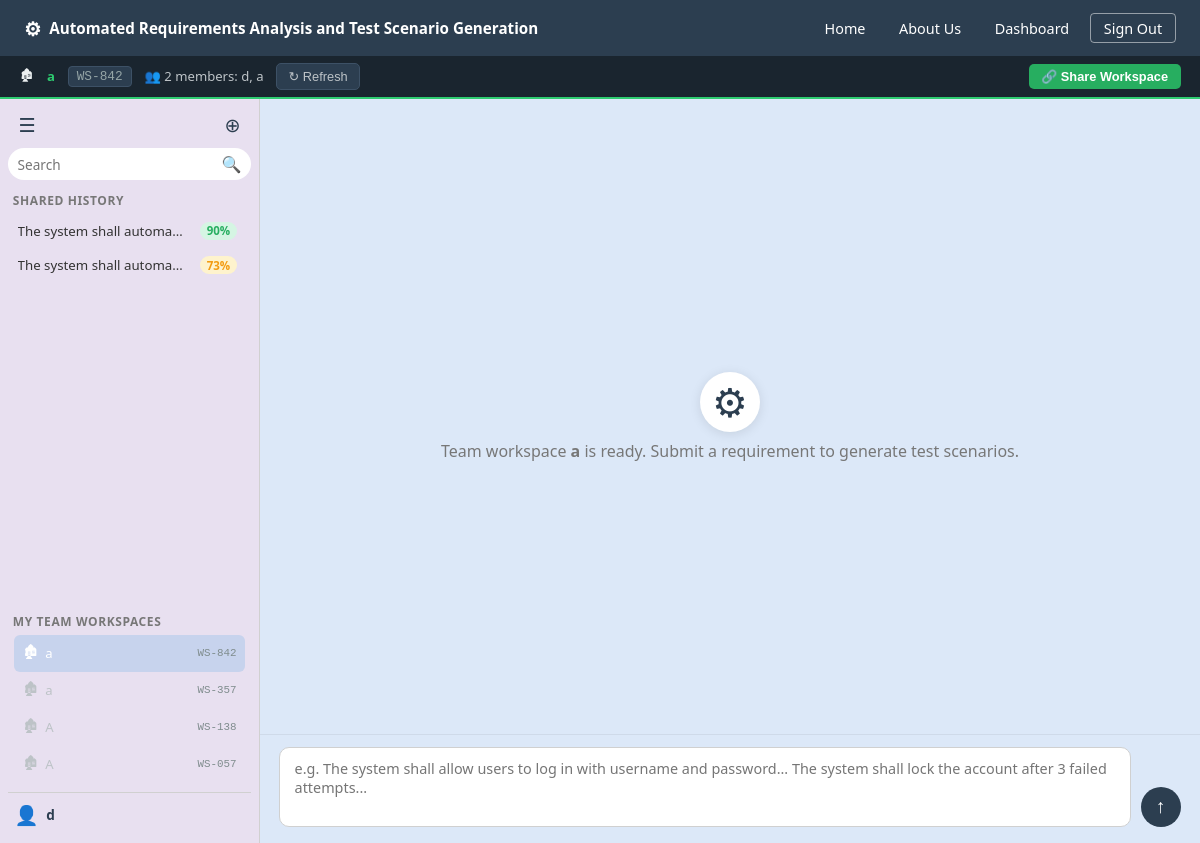
The app's page /workspace/WS-842/ (signed in), older data.
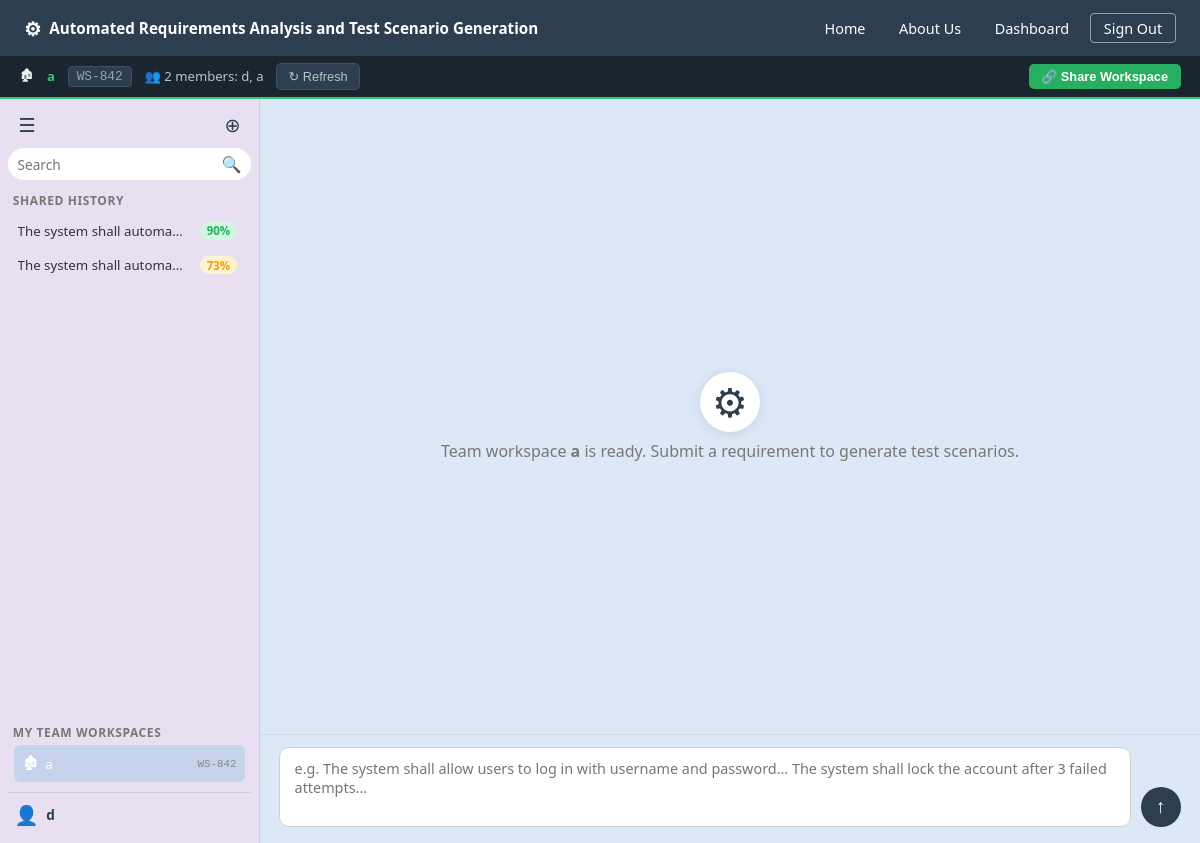
The same page, newer data.
### core/models.py (models this page shows, shortened)
class Workspace(models.Model):
    workspace_id = models.CharField(max_length=20, unique=True)
    name = models.CharField(max_length=200, default='Team Workspace')
    owner = models.ForeignKey(User, on_delete=models.CASCADE, related_name='owned_workspaces')
    created_at = models.DateTimeField(auto_now_add=True)

class WorkspaceMembership(models.Model):
    ROLE_CHOICES = [('owner', 'Owner'), ('member', 'Member')]
    workspace = models.ForeignKey(Workspace, on_delete=models.CASCADE, related_name='memberships')
    user = models.ForeignKey(User, on_delete=models.CASCADE, related_name='workspace_memberships')
    role = models.CharField(max_length=20, choices=ROLE_CHOICES, default='member')
    joined_at = models.DateTimeField(auto_now_add=True)
    class Meta:
        unique_together = ['workspace', 'user']

class AnalysisSession(models.Model):
    user = models.ForeignKey(User, on_delete=models.CASCADE, related_name='sessions')
    workspace = models.ForeignKey(
        Workspace, on_delete=models.SET_NULL, null=True, blank=True, related_name='sessions'
    )
    title = models.CharField(max_length=200, default='New Analysis')
    requirements_text = models.TextField()
    suggested_requirement = models.TextField(blank=True, default='')
    team_notes = models.TextField(blank=True, default='')
    accuracy_score = models.IntegerField(default=0)
    is_pinned = models.BooleanField(default=False)
    created_at = models.DateTimeField(auto_now_add=True)
    requirement_id = models.CharField(max_length=20, blank=True, default='')
    extracted_info = models.TextField(blank=True, default='{}')
    clarity_score = models.IntegerField(default=0)
    completeness_score = models.IntegerField(default=0)
    testability_score = models.IntegerField(default=0)
    severity = models.CharField(max_length=10, blank=True, default='')
    class Meta:
        ordering = ['-is_pinned', '-created_at']
    def get_score_color(self):
        if self.accuracy_score >= 80:
            return 'green'
        elif self.accuracy_score >= 60:
            return 'orange'
        else:
            return 'red'

### core/views.py (the view)
# urls.py: path('workspace/<str:workspace_id>/', views.shared_workspace_view, name='shared_workspace'),
@login_required
def shared_workspace_view(request, workspace_id):
    workspace = get_object_or_404(Workspace, workspace_id=workspace_id)
    membership, just_joined = WorkspaceMembership.objects.get_or_create(
        workspace=workspace,
        user=request.user,
        defaults={'role': 'member'},
    )
    history = AnalysisSession.objects.filter(
        workspace=workspace
    ).order_by('-is_pinned', '-created_at')
    members = WorkspaceMembership.objects.filter(
        workspace=workspace
    ).select_related('user')
    return render(request, 'workspace.html', {
        'history': history,
        'workspace': workspace,
        'members': members,
        'just_joined': just_joined,
        'my_workspaces': _my_workspaces(request.user),
    })

### core/views.py (called while the page is built)
def _my_workspaces(user):
    return Workspace.objects.filter(
        memberships__user=user
    ).distinct().order_by('-created_at')

### core/templates/workspace.html (shortened to what this page needs)
{% extends 'base.html' %}
{% load static %}
{% block body %}
<nav class="navbar">
    <div class="navbar-brand">
        <span class="brand-icon">⚙</span>
        Automated Requirements Analysis and Test Scenario Generation
    </div>
    <ul class="navbar-links">
        <li><a href="{% url 'home' %}">Home</a></li>
        <li><a href="{% url 'about' %}">About Us</a></li>
        <li><a href="{% url 'dashboard' %}">Dashboard</a></li>
        <li><a href="{% url 'logout' %}" class="btn btn-outline">Sign Out</a></li>
    </ul>
</nav>
{% if workspace %}
<div class="collab-bar">
    <span>&#127962;</span>
    <span class="ws-name">{{ workspace.name }}</span>
    <span class="ws-id-badge">{{ workspace.workspace_id }}</span>
    <span class="ws-members">&#128101; {{ members|length }} member{{ members|length|pluralize }}:
        {% for m in members %}{{ m.user.username }}{% if not forloop.last %}, {% endif %}{% endfor %}
    </span>
    <button class="btn-refresh-ws" onclick="window.location.reload()">&#8635; Refresh</button>
    <button class="btn-share-ws" id="shareWorkspaceBtn"
            data-url="/workspace/{{ workspace.workspace_id }}/">
        &#128279; Share Workspace
    </button>
</div>
{% endif %}
<div class="workspace-layout">
    <aside class="sidebar" id="sidebar">
        <div class="sidebar-header">
            <button class="btn-icon" id="toggleSidebar" title="Toggle Sidebar">☰</button>
            <button class="btn-icon" id="newSession" title="New Session">⊕</button>
        </div>
        <div class="sidebar-search">
            <input type="text" id="historySearch" placeholder="Search">
            <span>🔍</span>
        </div>
        <div class="sidebar-section-label">
            {% if workspace %}Shared History{% else %}History{% endif %}
        </div>
        <ul class="history-list" id="historyList">
            {% for session in history %}
            <li class="history-item {% if session.is_pinned %}pinned{% endif %}"
                data-session-id="{{ session.id }}"
                data-pinned="{{ session.is_pinned|yesno:'true,false' }}">
                <span class="history-title">
                    {% if session.is_pinned %}<span class="pin-indicator">&#128204;</span>{% endif %}{{ session.title|truncatechars:24 }}
                </span>
                <div class="history-item-right">
                    <span class="history-score score-{{ session.get_score_color }}">{{ session.accuracy_score }}%</span>
                </div>
            </li>
            {% empty %}
            <li class="history-empty" id="historyEmpty">No history yet.</li>
            {% endfor %}
        </ul>
        {% if my_workspaces %}
        <div class="sidebar-section-label">My Team Workspaces</div>
        <ul class="ws-list">
            {% for ws in my_workspaces %}
            <li class="ws-list-item {% if workspace and ws.id == workspace.id %}active{% endif %}">
                <a href="{% url 'shared_workspace' ws.workspace_id %}">
                    <span class="ws-list-icon">&#127962;</span>
                    <span class="ws-list-name">{{ ws.name|truncatechars:20 }}</span>
                    <span class="ws-list-badge">{{ ws.workspace_id }}</span>
                </a>
            </li>
            {% endfor %}
        </ul>
        {% endif %}
        <div class="sidebar-user">
            <span class="user-avatar">👤</span>
            <span class="user-name">{{ user.username }}</span>
        </div>
    </aside>
    <main class="chat-area">
        <div class="chat-messages" id="chatMessages">
            <div class="welcome-message" id="welcomeMsg">
                <span class="brand-icon-large">⚙</span>
                {% if workspace %}
                <p>Team workspace <strong>{{ workspace.name }}</strong> is ready. Submit a requirement to generate test scenarios.</p>
                {% else %}
                <p>Hey! Write me a requirements for create Test Scenarios.</p>
                {% endif %}
            </div>
        </div>
        <div class="chat-input-bar">
            <textarea
                id="requirementsInput"
                placeholder="e.g. The system shall allow users to log in with username and password... The system shall lock the account after 3 failed attempts..."
                rows="3"
            ></textarea>
            <button id="submitBtn" class="btn-send" title="Generate">
                ↑
            </button>
        </div>
    </main>
</div>
{% endblock %}

### core/templates/base.html (shortened to what this page needs)
<!DOCTYPE html>
<html lang="en">
<head>
    {% load static %}
    <link rel="stylesheet" href="{% static 'css/style.css' %}">
</head>
<body>
    {% block body %}{% endblock %}
</body>
</html>

### core/templates/workspace.html (style rules this page uses)
.collab-bar { background: #1a252f; border-bottom: 2px solid #2ecc71; padding: 0.45rem 1.2rem; display: flex; align-items: center; gap: 0.8rem; font-size: 0.82rem; color: #ecf0f1; flex-wrap: wrap; }
.collab-bar .ws-name { font-weight: 600; color: #2ecc71; }
.ws-id-badge { background: #2c3e50; border: 1px solid #3d5166; border-radius: 4px; padding: 0.1rem 0.5rem; font-family: monospace; font-size: 0.8rem; color: #95a5a6; }
.ws-members { color: #bdc3c7; }
.btn-share-ws { margin-left: auto; background: #27ae60; color: white; border: none; border-radius: 5px; padding: 0.3rem 0.8rem; font-size: 0.8rem; cursor: pointer; font-weight: 600; }
.btn-refresh-ws { background: #2c3e50; color: #bdc3c7; border: 1px solid #3d5166; border-radius: 5px; padding: 0.3rem 0.7rem; font-size: 0.8rem; cursor: pointer; }
.ws-list { list-style: none; margin: 0 0 0.6rem; padding: 0 0.4rem; }
.ws-list-item a { display: flex; align-items: center; gap: 0.4rem; padding: 0.4rem 0.5rem; border-radius: 6px; text-decoration: none; color: #bdc3c7; font-size: 0.82rem; }
.ws-list-item.active a { background: rgba(52,152,219,0.18); color: #fff; }
.ws-list-icon { font-size: 0.9rem; }
.ws-list-name { flex: 1; overflow: hidden; text-overflow: ellipsis; white-space: nowrap; }
.ws-list-badge { font-size: 0.68rem; color: #7f8c8d; font-family: monospace; }

Row changes from the older to the newer data that the page shows:
removed Workspace: name "a", workspace_id "WS-357"
removed Workspace: name "A", workspace_id "WS-138"
removed Workspace: name "A", workspace_id "WS-057"
